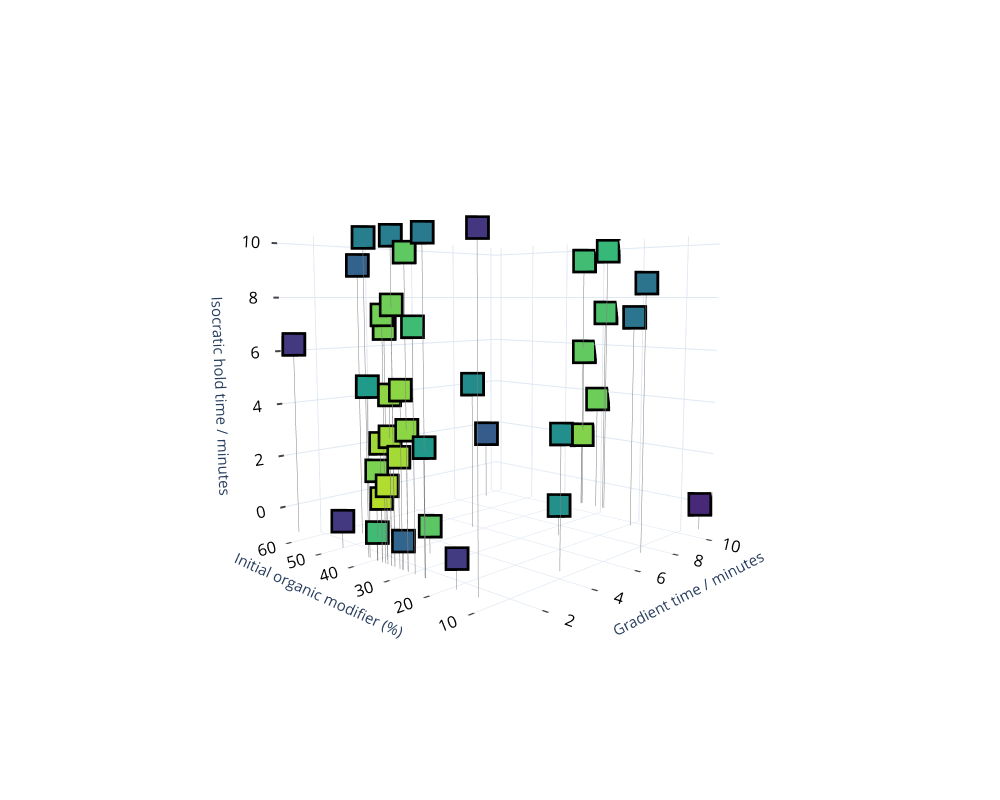

Notebook code for this chart:
### Code cell
#Figure 4. Design space for Optimisation 2

colorscale = ['rgb(68, 1, 84)', 'rgb(72, 40, 120)', 'rgb(62, 73, 137)', 'rgb(49, 104, 142)', 'rgb(38, 130, 142)', 'rgb(31, 158, 137)', 'rgb(53, 183, 121)', 'rgb(110, 206, 88)', 'rgb(181, 222, 43)']
colorscale.reverse()
colorscale = pc.make_colorscale(colorscale)

def rotate_z(x, y, z, theta):
    w = x+1j*y
    return np.real(np.exp(1j*theta)*w), np.imag(np.exp(1j*theta)*w), z

allVars12 = variables2.iloc[0:40,:]

xe, ye, ze = rotate_z(2.1, 1.5, 0.3, -3)
fig = px.scatter_3d(allVars12, x = "GradTime", y = "InitalOM", z = "IsoHoldTime", color = "WeightRespcmtmdHPLC018", symbol = "repeatNumb",color_continuous_scale=colorscale, labels={'GradTime':'Gradient time / minutes', 'InitalOM':'Initial organic modifier (%)',
'IsoHoldTime':'Isocratic hold time / minutes', 'WeightRespcmtmdHPLC018':"Responce"})

# Generate a pair of 3D points that corrispond to the line being drawn
xyzList = allVars12.iloc[:,[0,1,4]]
bottomList = allVars12.iloc[:,[0,1,4]]
bottomList.loc[:,"IsoHoldTime"] = -1;

x = pd.concat([xyzList.iloc[:,0],bottomList.iloc[:,0]], axis = 1)
y = pd.concat([xyzList.iloc[:,1],bottomList.iloc[:,1]], axis = 1)
z = pd.concat([xyzList.iloc[:,2],bottomList.iloc[:,2]], axis = 1)

x_lines = list()
y_lines = list()
z_lines = list()

#create the coordinate list for the lines
for p in range(0, len(x)):
    x_lines.append(x.iloc[p, 0])
    x_lines.append(x.iloc[p, 1])
    y_lines.append(y.iloc[p, 0])
    y_lines.append(y.iloc[p, 1])
    z_lines.append(z.iloc[p, 0])
    z_lines.append(z.iloc[p, 1])
    x_lines.append(None)
    y_lines.append(None)
    z_lines.append(None)
    
fig.add_trace(go.Scatter3d(
                x=x_lines,
                y=y_lines,
                z=z_lines,
                mode='lines',
                line = dict( color = "grey", width= 1, dash = 'solid')
                ))


fig.add_trace(go.Scatter3d(
                x = allVars12.iloc[0:40,0], 
                y = allVars12.iloc[0:40,1],
                z = allVars12.iloc[0:40,4], 
                mode='markers',
                marker_symbol="diamond",
                marker=dict(
                    size=12,
                    color="black",                # set color to an array/list of desired value
                    )
                ))
#Add the optimal point

# fig.add_trace(
#     go.Scatter3d(
#     mode='markers',
#         x=[optPoints.iloc[1,0]],
#         y=[optPoints.iloc[1,1]],
#         z=[optPoints.iloc[1,2]],
#         marker=dict(
#             color="red",
#             size=5,
#             symbol = 'x'
#         )
# ))

camera = dict(eye=dict(x=xe, y=ye, z=ze))
fig.update_layout(scene=dict(camera=camera,aspectmode='cube'),showlegend=True)
fig.update_traces(marker_size=8)
fig.update_coloraxes(colorscale=colorscale,
                    cmin = 0.015,
                    cmax = 0.255,
                    colorbar_title_text = "R",
                    colorbar_thickness = 20,
                    colorbar_dtick = 0.05,
                    colorbar_ticks = 'outside',
                    colorbar_tickwidth = 2,
                    colorbar_tickmode = 'array',
                    colorbar_tickvals = [0.02, 0.05, 0.10, 0.15, 0.20, 0.25],
                    colorbar_ticktext = ['0.02 (Best)', '0.05', '0.10', '0.15', '0.20', '0.25 (Worst)'],
                    colorbar_tickfont_size=20,
                    colorbar_titlefont_size = 20)

fontLayoutX = dict(
                    tickfont=dict(
                    color='black',
                    size=14),ticks='outside',tick0=0, tickwidth=4, title = dict(font = dict(size=15)))

fontLayoutY = dict(
                    tickfont=dict(
                    color='black',
                    size=14),ticks='outside',tick0=0, tickwidth=4, title = dict(font = dict(size=15)))
fontLayoutZ = dict(
                    tickfont=dict(
                    color='black',
                    size=14),ticks='outside',tick0=0, tickwidth=4, title = dict(font = dict(size=15)))

fig.update_layout(
    scene1 = dict(
                        xaxis = fontLayoutX,
                        yaxis = fontLayoutY,
                        zaxis = fontLayoutZ
                     ))

fig.data[0].marker.symbol = 'square'
fig.data[0].marker.size = 7
fig.data[2].marker.symbol = 'square'
fig.data[2].marker.size = 9

fig.update_layout(template='plotly_white',
autosize=False,
width=1000,
height=800,
showlegend=False
                 )

fig.update_coloraxes(showscale=False)

fig['data'] = (fig['data'][1:] + fig['data'][:1])

fig.show()

import plotly.io as pio
pio.write_image(fig, 'Optimisation2DesignSpace.jpg', scale=4, width=1000, height=800)

### Figure 1 — Plotly figure (JSON) as saved in the notebook; plotly's stock layout.template omitted (floating-point values rounded to 4 significant figures)
{"data": [{"line": {"color": "grey", "dash": "solid", "width": 1}, "marker": {"size": 8}, "mode": "lines", "type": "scatter3d", "x": [8.84, 8.84, null, 5.19, 5.19, null, 6.38, 6.38, null, 2.29, 2.29, null, 8.39, 8.39, null, 1.24, 1.24, null, 3.87, 3.87, null, 1.0, 1.0, null, 2.441, 2.441, null, 1.0, 1.0, null, 9.994, 9.994, null, 6.706, 6.706, null, 9.988, 9.988, null, 1.0, 1.0, null, 1.0, 1.0, null, 1.009, 1.009, null, 1.0, 1.0, null, 1.0, 1.0, null, 1.0, 1.0, null, 1.0, 1.0, null, 1.001, 1.001, null, 9.997, 9.997, null, 1.0, 1.0, null, 1.003, 1.003, null, 1.0, 1.0, null, 1.0, 1.0, null, 9.957, 9.957, null, 1.003, 1.003, null, 1.0, 1.0, null, 1.016, 1.016, null, 1.001, 1.001, null, 1.0, 1.0, null, 9.998, 9.998, null, 10.0, 10.0, null, 1.003, 1.003, null, 1.004, 1.004, null, 1.004, 1.004, null, 1.004, 1.004, null, 10.0, 10.0, null, 1.0, 1.0, null], "y": [16.18, 16.18, null, 38.16, 38.16, null, 22.25, 22.25, null, 50.35, 50.35, null, 53.73, 53.73, null, 34.5, 34.5, null, 9.31, 9.31, null, 33.14, 33.14, null, 31.79, 31.79, null, 22.99, 22.99, null, 27.81, 27.81, null, 5.0, 5.0, null, 33.92, 33.92, null, 37.49, 37.49, null, 28.7, 28.7, null, 30.76, 30.76, null, 27.25, 27.25, null, 60.0, 60.0, null, 29.35, 29.35, null, 28.45, 28.45, null, 31.56, 31.56, null, 30.0, 30.0, null, 31.51, 31.51, null, 34.05, 34.05, null, 35.45, 35.45, null, 32.55, 32.55, null, 33.84, 33.84, null, 25.47, 25.47, null, 34.08, 34.08, null, 38.0, 38.0, null, 22.87, 22.87, null, 15.53, 15.53, null, 5.0, 5.0, null, 33.73, 33.73, null, 10.83, 10.83, null, 27.23, 27.23, null, 45.56, 45.56, null, 30.68, 30.68, null, 28.19, 28.19, null, 35.31, 35.31, null], "z": [7.25, -1, null, 4.68, -1, null, 0.17, -1, null, 9.19, -1, null, 1.88, -1, null, 6.98, -1, null, 3.61, -1, null, 7.444, -1, null, 3.012e-06, -1, null, 3.285, -1, null, 9.918, -1, null, 8.499, -1, null, 9.553, -1, null, 5.006, -1, null, 5.028, -1, null, 7.774, -1, null, 9.432, -1, null, 6.258, -1, null, 2.799, -1, null, 0.0001792, -1, null, 3.426, -1, null, 3.702, -1, null, 4.824, -1, null, 1.244, -1, null, 1.857e-05, -1, null, 1.732, -1, null, 2.068, -1, null, 7.093, -1, null, 3.14, -1, null, 9.999, -1, null, 10.0, -1, null, 9.434e-07, -1, null, 0.0001881, -1, null, 5.687, -1, null, 9.999, -1, null, 3.744, -1, null, 2.654e-05, -1, null, 9.991, -1, null, 7.369, -1, null, 2.161, -1, null]}, {"marker": {"color": "black", "size": 9, "symbol": "square"}, "mode": "markers", "type": "scatter3d", "x": [8.84, 5.19, 6.38, 2.29, 8.39, 1.24, 3.87, 1.0, 2.441, 1.0, 9.994, 6.706, 9.988, 1.0, 1.0, 1.009, 1.0, 1.0, 1.0, 1.0, 1.001, 9.997, 1.0, 1.003, 1.0, 1.0, 9.957, 1.003, 1.0, 1.016, 1.001, 1.0, 9.998, 10.0, 1.003, 1.004, 1.004, 1.004, 10.0, 1.0], "y": [16.18, 38.16, 22.25, 50.35, 53.73, 34.5, 9.31, 33.14, 31.79, 22.99, 27.81, 5.0, 33.92, 37.49, 28.7, 30.76, 27.25, 60.0, 29.35, 28.45, 31.56, 30.0, 31.51, 34.05, 35.45, 32.55, 33.84, 25.47, 34.08, 38.0, 22.87, 15.53, 5.0, 33.73, 10.83, 27.23, 45.56, 30.68, 28.19, 35.31], "z": [7.25, 4.68, 0.17, 9.19, 1.88, 6.98, 3.61, 7.444, 3.012e-06, 3.285, 9.918, 8.499, 9.553, 5.006, 5.028, 7.774, 9.432, 6.258, 2.799, 0.0001792, 3.426, 3.702, 4.824, 1.244, 1.857e-05, 1.732, 2.068, 7.093, 3.14, 9.999, 10.0, 9.434e-07, 0.0001881, 5.687, 9.999, 3.744, 2.654e-05, 9.991, 7.369, 2.161]}, {"hovertemplate": "repeatNumb=2<br>Gradient time / minutes=%{x}<br>Initial organic modifier (%)=%{y}<br>Isocratic hold time / minutes=%{z}<br>Responce=%{marker.color}<extra></extra>", "legendgroup": "2", "marker": {"color": [0.1503, 0.1249, 0.12, 0.1699, 0.1766, 0.04137, 0.1215, 0.04285, 0.0552, 0.1102, 0.07433, 0.1525, 0.06829, 0.1079, 0.03226, 0.04453, 0.05334, 0.2098, 0.02216, 0.1676, 0.0249, 0.04568, 0.03117, 0.01497, 0.06941, 0.01721, 0.03647, 0.06994, 0.02346, 0.1386, 0.1438, 0.2081, 0.2242, 0.05204, 0.2127, 0.03236, 0.2099, 0.1403, 0.06282, 0.03946], "coloraxis": "coloraxis", "size": 7, "symbol": "square"}, "mode": "markers", "name": "2", "scene": "scene", "showlegend": true, "type": "scatter3d", "x": [8.84, 5.19, 6.38, 2.29, 8.39, 1.24, 3.87, 1.0, 2.441, 1.0, 9.994, 6.706, 9.988, 1.0, 1.0, 1.009, 1.0, 1.0, 1.0, 1.0, 1.001, 9.997, 1.0, 1.003, 1.0, 1.0, 9.957, 1.003, 1.0, 1.016, 1.001, 1.0, 9.998, 10.0, 1.003, 1.004, 1.004, 1.004, 10.0, 1.0], "y": [16.18, 38.16, 22.25, 50.35, 53.73, 34.5, 9.31, 33.14, 31.79, 22.99, 27.81, 5.0, 33.92, 37.49, 28.7, 30.76, 27.25, 60.0, 29.35, 28.45, 31.56, 30.0, 31.51, 34.05, 35.45, 32.55, 33.84, 25.47, 34.08, 38.0, 22.87, 15.53, 5.0, 33.73, 10.83, 27.23, 45.56, 30.68, 28.19, 35.31], "z": [7.25, 4.68, 0.17, 9.19, 1.88, 6.98, 3.61, 7.444, 3.012e-06, 3.285, 9.918, 8.499, 9.553, 5.006, 5.028, 7.774, 9.432, 6.258, 2.799, 0.0001792, 3.426, 3.702, 4.824, 1.244, 1.857e-05, 1.732, 2.068, 7.093, 3.14, 9.999, 10.0, 9.434e-07, 0.0001881, 5.687, 9.999, 3.744, 2.654e-05, 9.991, 7.369, 2.161]}], "layout": {"autosize": false, "coloraxis": {"cmax": 0.255, "cmin": 0.015, "colorbar": {"dtick": 0.05, "thickness": 20, "tickfont": {"size": 20}, "tickmode": "array", "ticks": "outside", "ticktext": ["0.02 (Best)", "0.05", "0.10", "0.15", "0.20", "0.25 (Worst)"], "tickvals": [0.02, 0.05, 0.1, 0.15, 0.2, 0.25], "tickwidth": 2, "title": {"font": {"size": 20}, "text": "R"}}, "colorscale": [[0, "rgb(181, 222, 43)"], [0.125, "rgb(110, 206, 88)"], [0.25, "rgb(53, 183, 121)"], [0.375, "rgb(31, 158, 137)"], [0.5, "rgb(38, 130, 142)"], [0.625, "rgb(49, 104, 142)"], [0.75, "rgb(62, 73, 137)"], [0.875, "rgb(72, 40, 120)"], [1, "rgb(68, 1, 84)"]], "showscale": false}, "height": 800, "legend": {"title": {"text": "repeatNumb"}, "tracegroupgap": 0}, "margin": {"t": 60}, "scene": {"aspectmode": "cube", "camera": {"eye": {"x": -1.867, "y": -1.781, "z": 0.3}}, "domain": {"x": [0, 1], "y": [0, 1]}, "xaxis": {"tick0": 0, "tickfont": {"color": "black", "size": 14}, "ticks": "outside", "tickwidth": 4, "title": {"font": {"size": 15}, "text": "Gradient time / minutes"}}, "yaxis": {"tick0": 0, "tickfont": {"color": "black", "size": 14}, "ticks": "outside", "tickwidth": 4, "title": {"font": {"size": 15}, "text": "Initial organic modifier (%)"}}, "zaxis": {"tick0": 0, "tickfont": {"color": "black", "size": 14}, "ticks": "outside", "tickwidth": 4, "title": {"font": {"size": 15}, "text": "Isocratic hold time / minutes"}}}, "showlegend": false, "width": 1000}}
